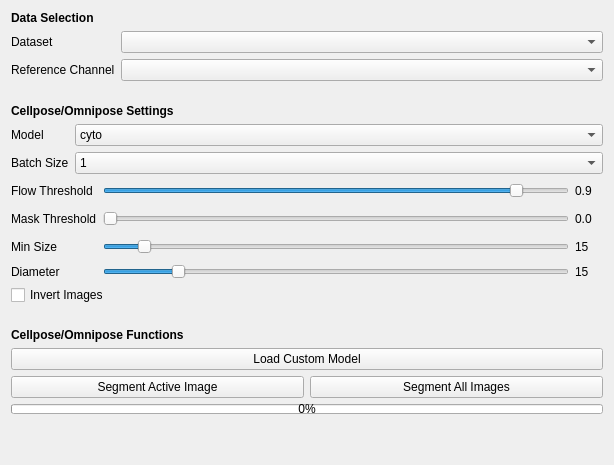
         <widget class="QWidget" name="tab_24">
          <attribute name="title">
           <string>Cellpose</string>
          </attribute>
          <layout class="QVBoxLayout" name="verticalLayout_28">
           <item>
            <widget class="QLabel" name="label_97">
             <property name="font">
              <font>
               <weight>75</weight>
               <bold>true</bold>
              </font>
             </property>
             <property name="text">
              <string>Data Selection</string>
             </property>
            </widget>
           </item>
           <item>
            <layout class="QFormLayout" name="formLayout_28">
             <item row="0" column="0">
              <widget class="QLabel" name="label_101">
               <property name="text">
                <string>Dataset</string>
               </property>
              </widget>
             </item>
             <item row="0" column="1">
              <widget class="QComboBox" name="cellpose_dataset"/>
             </item>
             <item row="1" column="0">
              <widget class="QLabel" name="label_105">
               <property name="text">
                <string>Reference Channel</string>
               </property>
              </widget>
             </item>
             <item row="1" column="1">
              <widget class="QComboBox" name="cellpose_channel"/>
             </item>
            </layout>
           </item>
           <item>
            <spacer name="verticalSpacer_24">
             <property name="orientation">
              <enum>Qt::Vertical</enum>
             </property>
             <property name="sizeType">
              <enum>QSizePolicy::Minimum</enum>
             </property>
             <property name="sizeHint" stdset="0">
              <size>
               <width>592</width>
               <height>17</height>
              </size>
             </property>
            </spacer>
           </item>
           <item>
            <widget class="QLabel" name="label_102">
             <property name="font">
              <font>
               <weight>75</weight>
               <bold>true</bold>
              </font>
             </property>
             <property name="text">
              <string>Cellpose/Omnipose Settings</string>
             </property>
            </widget>
           </item>
           <item>
            <layout class="QFormLayout" name="formLayout_27">
             <item row="0" column="0">
              <widget class="QLabel" name="label_104">
               <property name="text">
                <string>Model</string>
               </property>
              </widget>
             </item>
             <item row="0" column="1">
              <widget class="QComboBox" name="cellpose_model">
               <item>
                <property name="text">
                 <string>cyto</string>
                </property>
               </item>
               <item>
                <property name="text">
                 <string>nuclei</string>
                </property>
               </item>
               <item>
                <property name="text">
                 <string>tissuenet</string>
                </property>
               </item>
               <item>
                <property name="text">
                 <string>livecell</string>
                </property>
               </item>
               <item>
                <property name="text">
                 <string>cyto2</string>
                </property>
               </item>
               <item>
                <property name="text">
                 <string>general</string>
                </property>
               </item>
               <item>
                <property name="text">
                 <string>bact_phase_omni</string>
                </property>
               </item>
               <item>
                <property name="text">
                 <string>bact_fluor_omni</string>
                </property>
               </item>
               <item>
                <property name="text">
                 <string>worm_omni</string>
                </property>
               </item>
               <item>
                <property name="text">
                 <string>worm_bact_omni</string>
                </property>
               </item>
               <item>
                <property name="text">
                 <string>worm_high_res_omni</string>
                </property>
               </item>
               <item>
                <property name="text">
                 <string>cyto2_omni</string>
                </property>
               </item>
               <item>
                <property name="text">
                 <string>plant_omni</string>
                </property>
               </item>
               <item>
                <property name="text">
                 <string>custom</string>
                </property>
               </item>
              </widget>
             </item>
             <item row="1" column="0">
              <widget class="QLabel" name="label_123">
               <property name="text">
                <string>Batch Size</string>
               </property>
              </widget>
             </item>
             <item row="1" column="1">
              <widget class="QComboBox" name="cellpose_batchsize">
               <item>
                <property name="text">
                 <string>1</string>
                </property>
               </item>
               <item>
                <property name="text">
                 <string>5</string>
                </property>
               </item>
               <item>
                <property name="text">
                 <string>10</string>
                </property>
               </item>
               <item>
                <property name="text">
                 <string>20</string>
                </property>
               </item>
               <item>
                <property name="text">
                 <string>30</string>
                </property>
               </item>
               <item>
                <property name="text">
                 <string>40</string>
                </property>
               </item>
               <item>
                <property name="text">
                 <string>50</string>
                </property>
               </item>
               <item>
                <property name="text">
                 <string>60</string>
                </property>
               </item>
               <item>
                <property name="text">
                 <string>70</string>
                </property>
               </item>
               <item>
                <property name="text">
                 <string>80</string>
                </property>
               </item>
               <item>
                <property name="text">
                 <string>90</string>
                </property>
               </item>
               <item>
                <property name="text">
                 <string>100</string>
                </property>
               </item>
               <item>
                <property name="text">
                 <string>200</string>
                </property>
               </item>
               <item>
                <property name="text">
                 <string>500</string>
                </property>
               </item>
               <item>
                <property name="text">
                 <string>auto</string>
                </property>
               </item>
              </widget>
             </item>
            </layout>
           </item>
           <item>
            <layout class="QGridLayout" name="gridLayout_11">
             <item row="0" column="2" alignment="Qt::AlignLeft">
              <widget class="QLabel" name="cellpose_flowthresh_label">
               <property name="minimumSize">
                <size>
                 <width>28</width>
                 <height>22</height>
                </size>
               </property>
               <property name="text">
                <string>0.9</string>
               </property>
              </widget>
             </item>
             <item row="0" column="1">
              <widget class="QSlider" name="cellpose_flowthresh">
               <property name="maximum">
                <number>100</number>
               </property>
               <property name="singleStep">
                <number>10</number>
               </property>
               <property name="pageStep">
                <number>10</number>
               </property>
               <property name="sliderPosition">
                <number>90</number>
               </property>
               <property name="orientation">
                <enum>Qt::Horizontal</enum>
               </property>
              </widget>
             </item>
             <item row="0" column="0">
              <widget class="QLabel" name="label_106">
               <property name="text">
                <string>Flow Threshold</string>
               </property>
              </widget>
             </item>
             <item row="1" column="2" alignment="Qt::AlignLeft">
              <widget class="QLabel" name="cellpose_maskthresh_label">
               <property name="minimumSize">
                <size>
                 <width>28</width>
                 <height>22</height>
                </size>
               </property>
               <property name="text">
                <string>0.0</string>
               </property>
              </widget>
             </item>
             <item row="2" column="2" alignment="Qt::AlignLeft">
              <widget class="QLabel" name="cellpose_minsize_label">
               <property name="minimumSize">
                <size>
                 <width>24</width>
                 <height>22</height>
                </size>
               </property>
               <property name="maximumSize">
                <size>
                 <width>24</width>
                 <height>16777215</height>
                </size>
               </property>
               <property name="text">
                <string>15</string>
               </property>
              </widget>
             </item>
             <item row="1" column="0">
              <widget class="QLabel" name="label_107">
               <property name="text">
                <string>Mask Threshold</string>
               </property>
              </widget>
             </item>
             <item row="2" column="0">
              <widget class="QLabel" name="label_108">
               <property name="text">
                <string>Min Size</string>
               </property>
              </widget>
             </item>
             <item row="2" column="1">
              <widget class="QSlider" name="cellpose_minsize">
               <property name="maximum">
                <number>200</number>
               </property>
               <property name="singleStep">
                <number>10</number>
               </property>
               <property name="value">
                <number>15</number>
               </property>
               <property name="orientation">
                <enum>Qt::Horizontal</enum>
               </property>
               <property name="tickPosition">
                <enum>QSlider::NoTicks</enum>
               </property>
               <property name="tickInterval">
                <number>10</number>
               </property>
              </widget>
             </item>
             <item row="1" column="1">
              <widget class="QSlider" name="cellpose_maskthresh">
               <property name="maximum">
                <number>100</number>
               </property>
               <property name="singleStep">
                <number>10</number>
               </property>
               <property name="pageStep">
                <number>10</number>
               </property>
               <property name="orientation">
                <enum>Qt::Horizontal</enum>
               </property>
              </widget>
             </item>
             <item row="3" column="1">
              <widget class="QSlider" name="cellpose_diameter">
               <property name="maximum">
                <number>100</number>
               </property>
               <property name="singleStep">
                <number>10</number>
               </property>
               <property name="value">
                <number>15</number>
               </property>
               <property name="orientation">
                <enum>Qt::Horizontal</enum>
               </property>
              </widget>
             </item>
             <item row="3" column="0">
              <widget class="QLabel" name="label_109">
               <property name="text">
                <string>Diameter</string>
               </property>
              </widget>
             </item>
             <item row="3" column="2">
              <widget class="QLabel" name="cellpose_diameter_label">
               <property name="text">
                <string>15</string>
               </property>
              </widget>
             </item>
            </layout>
           </item>
           <item>
            <widget class="QCheckBox" name="cellpose_invert_images">
             <property name="text">
              <string>Invert Images</string>
             </property>
            </widget>
           </item>
           <item>
            <spacer name="verticalSpacer_23">
             <property name="orientation">
              <enum>Qt::Vertical</enum>
             </property>
             <property name="sizeType">
              <enum>QSizePolicy::Minimum</enum>
             </property>
             <property name="sizeHint" stdset="0">
              <size>
               <width>592</width>
               <height>17</height>
              </size>
             </property>
            </spacer>
           </item>
           <item>
            <widget class="QLabel" name="label_110">
             <property name="font">
              <font>
               <weight>75</weight>
               <bold>true</bold>
              </font>
             </property>
             <property name="text">
              <string>Cellpose/Omnipose Functions</string>
             </property>
            </widget>
           </item>
           <item>
            <widget class="QPushButton" name="cellpose_load_model">
             <property name="text">
              <string>Load Custom Model</string>
             </property>
            </widget>
           </item>
           <item>
            <layout class="QGridLayout" name="gridLayout_12">
             <item row="0" column="1">
              <widget class="QPushButton" name="segment_all">
               <property name="text">
                <string>Segment All Images</string>
               </property>
              </widget>
             </item>
             <item row="0" column="0">
              <widget class="QPushButton" name="segment_active">
               <property name="text">
                <string>Segment Active Image</string>
               </property>
              </widget>
             </item>
            </layout>
           </item>
           <item>
            <widget class="QProgressBar" name="cellpose_progress">
             <property name="sizePolicy">
              <sizepolicy hsizetype="Minimum" vsizetype="Minimum">
               <horstretch>0</horstretch>
               <verstretch>0</verstretch>
              </sizepolicy>
             </property>
             <property name="minimumSize">
              <size>
               <width>0</width>
               <height>0</height>
              </size>
             </property>
             <property name="maximumSize">
              <size>
               <width>16777215</width>
               <height>10</height>
              </size>
             </property>
             <property name="value">
              <number>0</number>
             </property>
            </widget>
           </item>
           <item>
            <spacer name="verticalSpacer_22">
             <property name="orientation">
              <enum>Qt::Vertical</enum>
             </property>
             <property name="sizeHint" stdset="0">
              <size>
               <width>20</width>
               <height>40</height>
              </size>
             </property>
            </spacer>
           </item>
          </layout>
         </widget>
